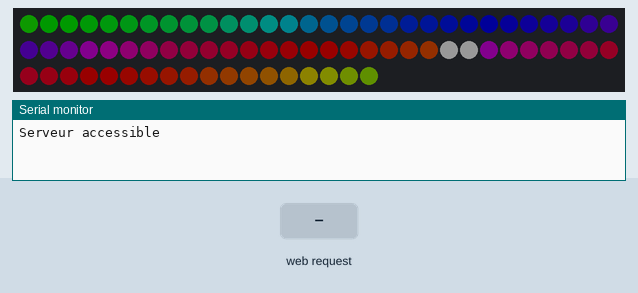
Simulated run of this sketch. Board: ESP8266 (NodeMCU). Shown: 78 RGB LEDs in strip order, left to right, continuing on the next row, the last lines printed to the serial monitor. The test bench sets the inputs (shaded band). Dim RGB values are drawn brighter than linear.

Above: at 1.2 s.
1.3 s: HTTP request GET /Val1 received
At 1.65 s:
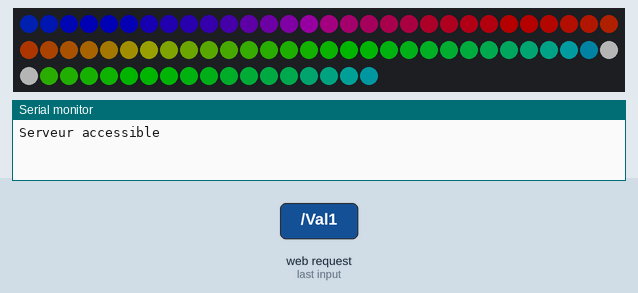
4.3 s: HTTP request GET /Val0 received
At 5.5 s:
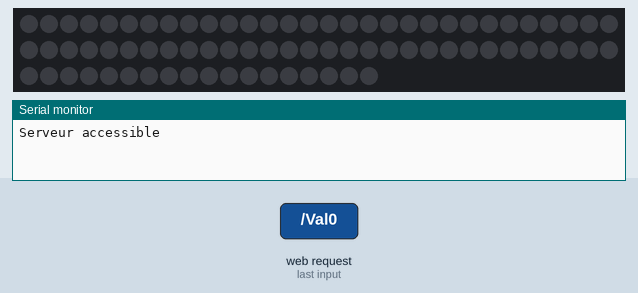
5.8 s: HTTP request GET /Val2 received
At 10.7 s:
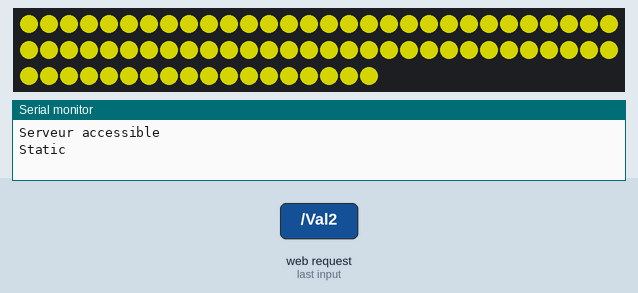

Measured:
- after the input at 4.3 s, the LEDs: change at once (image 2)
- after the input at 5.8 s, the LEDs: first change at once (image 3 shows a later state)

The sketch:

WEB_Bar_Wifi.ino
```cpp
//----------------------------------------------------------
//
// Gestion barre à leds multicolore
//
// Test ok 1/08/16
//
// Compilateur version 1.6.10
//----------------------------------------------------------

#include <WS2812FX.h>
#include <ESP8266WiFi.h>
#include <WiFiClient.h>
#include <ESP8266WebServer.h>

const char *ssid = "Led_RGB";
const char *password = "Tours2016";

ESP8266WebServer server(80);

//chaine de caractère contenant la page HTML
String web_page = "";

//Nombre de WS2812
#define LED_COUNT 78
// Pin sortie données
#define LED_PIN 0

//Instanciation de l'objet représentant le ruban
WS2812FX ws2812fx = WS2812FX(LED_COUNT, LED_PIN, NEO_GRB + NEO_KHZ800);

unsigned long previousMillis = 0;
const long interval = 10000;

int effet = -1;

void handleRoot() {
  web_page = "<h1>Commande de la bar LED</h1>";
  web_page += " <p>";
  web_page += "     <select name=\"formal\" onchange=\"javascript:handleSelect(this)\">";
  web_page += "         <option >Choix de la luminosité</option>";
  web_page += "         <option value=\"Val0\">0%</option>";
  web_page += "         <option value=\"Val1\">25%</option>";
  web_page += "         <option value=\"Val2\">50%</option>";
  web_page += "         <option value=\"Val3\">75%</option>";
  web_page += "         <option value=\"Val4\">100%</option>";
  web_page += "     </select>";
  web_page += " </p>";
  web_page += "<script type=\"text/javascript\">";
  web_page += "function handleSelect(elm)";
  web_page += "{";
  web_page += "window.location = elm.value;";
  web_page += "}";
  web_page += "</script>";
  web_page += "<h1>ESP8266 Web Server</h1><p>Socket #1 <a href=\"Test1\"><button>ON</button></a>&nbsp;<a href=\"Test2\"><button>OFF</button></a></p>";

  server.send(200, "text/html", web_page);
}

//Configuration
void setup() {
// Initialisation
  ws2812fx.init();
//Luminosité sur 1/4 du maximun (255)
  ws2812fx.setBrightness(25);
// Réglage de la vitesse des effets
  ws2812fx.setSpeed(500);
//Un arc en cile glissant
  ws2812fx.setColor(255, 255, 0);
  ws2812fx.setMode(FX_MODE_CHASE_RAINBOW);
// Demarrage
  ws2812fx.start();
  Serial.begin(115200);

  WiFi.softAP(ssid, password);
//lancement de la page web
  server.on("/", handleRoot);

  server.on("/Val0", [](){
    server.send(200, "text/html", web_page);
    ws2812fx.setBrightness(0);
  });
  server.on("/Val1", [](){
    server.send(200, "text/html", web_page);
    ws2812fx.setBrightness(64);
  });
  server.on("/Val2", [](){
    server.send(200, "text/html", web_page);
    ws2812fx.setBrightness(128);
  });
  server.on("/Val3", [](){
    server.send(200, "text/html", web_page);
    ws2812fx.setBrightness(192);
  });
  server.on("/Val4", [](){
    server.send(200, "text/html", web_page);
    ws2812fx.setBrightness(255);
  });


  server.begin();
  Serial.println("Serveur accessible");
}

void loop() {

  server.handleClient();

//Rafraichissement de l'animation
  ws2812fx.service();

  unsigned long currentMillis = millis();
  if (currentMillis - previousMillis >= interval) {
    ws2812fx.stop();
    effet++;
    if(effet >= MODE_COUNT) effet = 0;
    Serial.println(ws2812fx.getModeName(effet));
    ws2812fx.setMode(effet);
    ws2812fx.start();
    previousMillis = currentMillis;
  }
}
```
